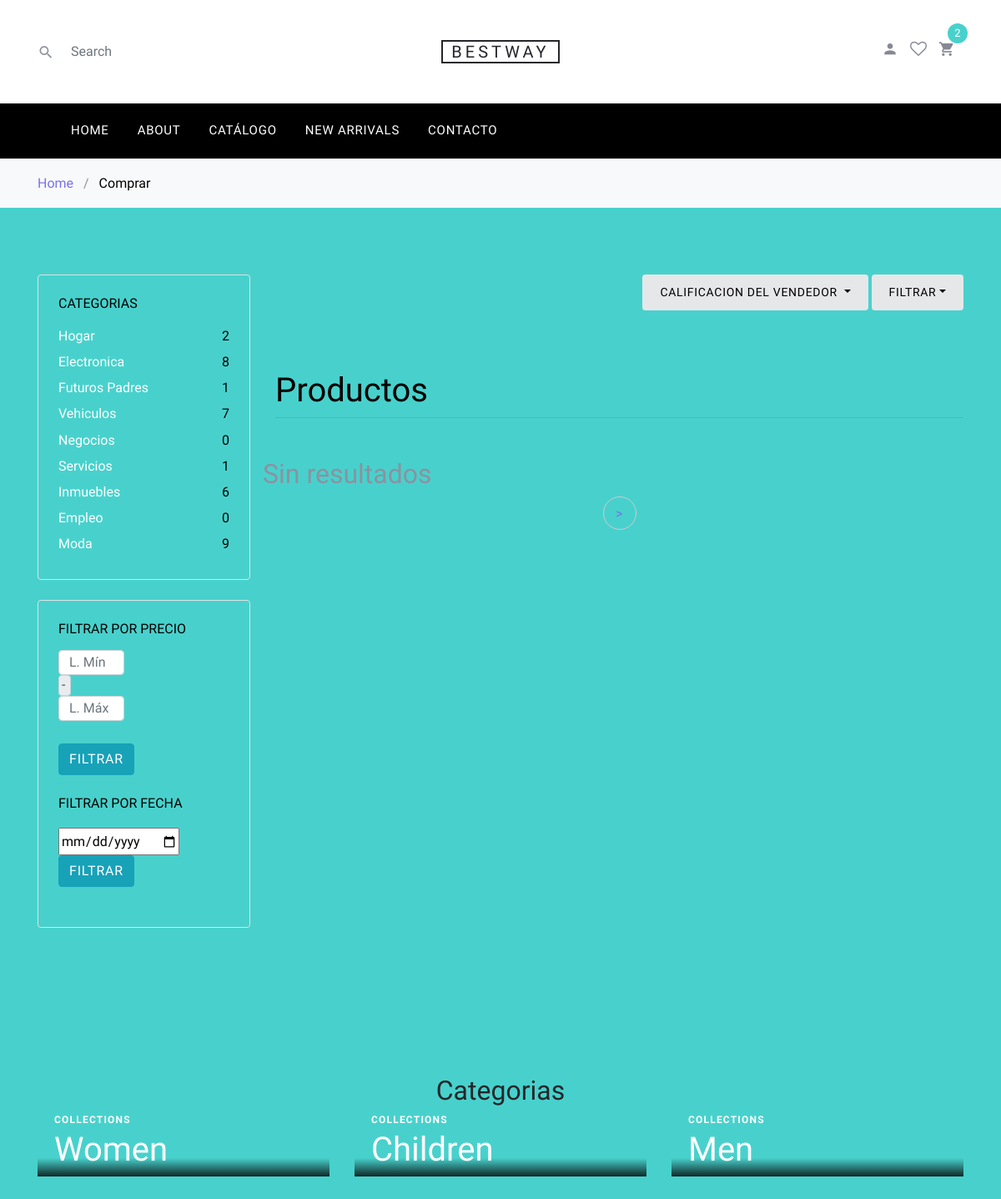
/containers/filtroCategoria.php, run on the app's committed database.
### tables this page shows
CREATE TABLE `categoria` (
  `idCategoria` int NOT NULL AUTO_INCREMENT,
  `Tipocategoria` varchar(45) DEFAULT NULL,
  PRIMARY KEY (`idCategoria`)
);

### containers/filtroCategoria.php (the view, shortened to what this page needs)
<?php
    $categoria =$_GET['texto'];
 ?>
<!DOCTYPE html>
<html lang="en">
  <head>
    <link rel="stylesheet" href="../fonts/icomoon/style.css">
    <link rel="stylesheet" href="../css/bootstrap1.min.css">
    <link rel="stylesheet" href="../css/magnific-popup.css">
    <link rel="stylesheet" href="../css/jquery-ui.css">
    <link rel="stylesheet" href="../css/owl.carousel.min.css">
    <link rel="stylesheet" href="../css/owl.theme.default.min.css">
    <link rel="stylesheet" href="../css/aos.css">
    <link rel="stylesheet" href="../css/style3.css">
  </head>
  <body style="Background-color:  mediumturquoise">
  <div class="site-wrap">
    <?php include("../layout/header.php"); ?>
    <div class="site-section">
      <div class="container">
        <div class="row mb-5">
          <div class="col-md-9 order-2">
          <div class="row">
              <div class="col-md-12 mb-5">
                <div class="d-flex">
                  <div class="dropdown mr-1 ml-md-auto">
                  <button type="button" class="btn btn-secondary btn-sm dropdown-toggle" id="dropdownMenuOffset" data-toggle="dropdown" aria-haspopup="true" aria-expanded="false">
                     Calificacion del Vendedor
                    </button>
                  </div>
                  <div class="btn-group">
                    <button type="button" class="btn btn-secondary btn-sm dropdown-toggle" id="dropdownMenuReference" data-toggle="dropdown">Filtrar</button>
                  </div>
                </div>
              </div>
            </div>
            <h1 class="font-weight-light text-center text-lg-left mt-4 mb-0" style="color:black">Productos</h1>
        <hr class="mt-2 mb-5">
        <div class="row text-center text-lg-left">
    <?php
                   $conexion=mysqli_connect("localhost","Yoselyn","Yoselyn123","proyecto");
                   $limite=6;
                     $totalQuery=$conexion->query("SELECT count(*) FROM producto inner join categoria on  producto.Categoria_idCategoria= categoria.idCategoria where categoria.Tipocategoria='$categoria' ");
                     $productosCategoria=mysqli_fetch_row($totalQuery);
                     $totalBotones=round($productosCategoria[0]/$limite);
                     if(isset($_GET['limite'])){
                      $sql=$conexion->query("SELECT p.imagen_Prod,p.Nombre_Prod,p.Precio, p.idProducto FROM producto p inner join categoria c on c.idCategoria = p.Categoria_idCategoria where c.Tipocategoria='.$categoria.'  order by p.idProducto DESC limit ".$_GET['limite'].",".$limite);
                      $sql1="SELECT p.imagen_Prod,p.Nombre_Prod,p.Precio, p.idProducto FROM producto p inner join categoria c on c.idCategoria = p.Categoria_idCategoria where c.Tipocategoria='$categoria'  order by p.idProducto DESC limit ".$_GET['limite'].",".$limite;
                     }else{
                      $sql=$conexion->query("SELECT p.imagen_Prod,p.Nombre_Prod,p.Precio, p.idProducto FROM producto p inner join categoria c on p.Categoria_idCategoria=c.idCategoria  where c.Tipocategoria='$categoria' order by p.idProducto DESC limit ".$limite);
                     }
                     if( mysqli_num_rows($sql)>0){
                    while ($resultado=mysqli_fetch_array($sql,MYSQLI_ASSOC)){
                    ?>
                     <div class="col-sm-6 col-lg-4 mb-4" data-aos="fade-up">
                    <div class="block-4 text-center border">
                    <a href="#" class="d-block mb-4 h-100">
                    <img class="img-fluid img-thumbnail" src="../imagenes/<?php echo $resultado["imagen_Prod"]; ?>" alt="" style="width:300px;height:250px;">
                    </a>
                    <div class="card-body" style="height:200px"; >
                    <h4  class="card-text" ><?php echo $resultado["Nombre_Prod"]; ?></h4>
                    <h5  class="card-text">
                    <p class="text-primary font-weight-bold">L<?php echo $resultado["Precio"]; ?>.00</p>
                    </h5>
                    <a href="../config/detalles.php?idProducto=<?php echo $resultado["idProducto"]; ?>" class='hidden-sm'>Mas detalles</a>
                     </div>
                    </div>
                    </div>
                  <?php   }  }else{
                      echo '<h2>Sin resultados</h2>'; } ?>
                        </div>
            <div class="row" data-aos="fade-up">
              <div class="col-md-12 text-center">
                <div class="site-block-27">
                  <ul>
                  <?php
                   $conexion=mysqli_connect("localhost","Yoselyn","Yoselyn123","proyecto");
                   $con="SELECT idCategoria,Tipocategoria FROM categoria";
                   $res=mysqli_query($conexion,$con);
                   $catg = mysqli_fetch_array($res,MYSQLI_ASSOC);
                  if(isset($_GET['limite'])){
                    if(isset($_GET['limite'])+6 < $totalBotones*6){
                      echo '<li><a href="../containers/filtroCategoria.php?texto='.$catg['Tipocategoria'].'&limite='.($_GET['limite']+6
                      ).'">&gt;</a></li>';
                    }
                  }else{
                    echo '<li><a href="../containers/filtroCategoria.php?texto='.$catg['Tipocategoria'].'&limite=6">&gt;</a></li>';
                  }
                  ?>
                  </ul>
                </div>
              </div>
            </div>
          </div>
          <div class="col-md-3 order-1 mb-5 mb-md-0">
            <div class="border p-4 rounded mb-4">
              <h3 class="mb-3 h6 text-uppercase text-black d-block"><span>Categorias</span> </h3>
              <ul class="list-unstyled mb-0">
              <?php
                        $conexion=mysqli_connect("localhost","Yoselyn","Yoselyn123","proyecto");
                        $consultaCon="SELECT idCategoria,Tipocategoria FROM categoria";
                        $resultadoCon=mysqli_query($conexion,$consultaCon);
                          while ($valores = mysqli_fetch_array($resultadoCon,MYSQLI_ASSOC)) {
                            ?>
                            <li class="mb-1"><a href="../containers/filtroCategoria.php?texto=<?php echo $valores['Tipocategoria']?>" class="d-flex" style="color:white"><span><?php echo $valores['Tipocategoria'];?></span> <span class="text-black ml-auto">
                            <?php
                             $conexion=mysqli_connect("localhost","Yoselyn","Yoselyn123","proyecto");
                             $consultaCon1="SELECT count(Categoria_idCategoria) FROM producto where Categoria_idCategoria=".$valores['idCategoria'];
                             $resultadoCon1=mysqli_query($conexion,$consultaCon1);
                             $resultados= mysqli_fetch_row($resultadoCon1);
                              echo $resultados[0];
                      }
                      echo  '</a>';
                    ?>
               </li>
              </ul>
            </div>
            <div class="border p-4 rounded mb-4">
              <div class="mb-4">
                <h3 class="mb-3 h6 text-uppercase text-black d-block">Filtrar por Precio</h3>
                <form action="../containers/filtroPrecio.php" method="POST">
                <input type="text"  class="form-control" placeholder="L. Mín" style="height: 30px; width:79px" name="minimo"  id="minimo">
                <span class="input-group-text" style="height: 25px; padding: 3px;width:15px">-</span>
                <input type="text" class="form-control" placeholder="L. Máx" style="height: 30px;width:79px" name="maximo" id="maximo"><br>
                <button class="btn btn-info">Filtrar</button>
                </form>
              </div>
              <div class="mb-4">
                <h3 class="mb-3 h6 text-uppercase text-black d-block">Filtrar por Fecha</h3>
                <label for="s_sm" class="d-flex">
                <form action="../containers/filtroFecha.php" method="post">
                  <input type="date" id="date" name="date" class="mr-2 mt-1">
                </label><br>
                <button class="btn btn-info">Filtrar</button>
              </div>
            </div>
          </div>
        </div>
        <div class="row">
          <div class="col-md-12">
            <div class="site-section site-blocks-2">
                <div class="row justify-content-center text-center mb-5">
                  <div class="col-md-7 site-section-heading pt-4">
                    <h2>Categorias</h2>
                  </div>
                </div>
                <div class="row">
                  <div class="col-sm-6 col-md-6 col-lg-4 mb-4 mb-lg-0" data-aos="fade" data-aos-delay="">
                    <a class="block-2-item" href="#">
                      <figure class="image">
                      </figure>
                      <div class="text">
                        <span class="text-uppercase">Collections</span>
                        <h3>Women</h3>
                      </div>
                    </a>
                  </div>
                  <div class="col-sm-6 col-md-6 col-lg-4 mb-5 mb-lg-0" data-aos="fade" data-aos-delay="100">
                    <a class="block-2-item" href="#">
                      <figure class="image">
                      </figure>
                      <div class="text">
                        <span class="text-uppercase">Collections</span>
                        <h3>Children</h3>
                      </div>
                    </a>
                  </div>
                  <div class="col-sm-6 col-md-6 col-lg-4 mb-5 mb-lg-0" data-aos="fade" data-aos-delay="200">
                    <a class="block-2-item" href="#">
                      <figure class="image">
                      </figure>
                      <div class="text">
                        <span class="text-uppercase">Collections</span>
                        <h3>Men</h3>
                      </div>
                    </a>
                  </div>
                </div>
            </div>
          </div>
        </div>
      </div>
    </div>
  </div>
  </body>
</html>

### css/style3.css (style rules this page uses)
body { line-height: 1.7; color: #8c92a0; font-weight: 300; font-size: 16px; }
a { -webkit-transition: .3s all ease; -o-transition: .3s all ease; transition: .3s all ease; }
.text-black { color: #000; }
.site-wrap:before { -webkit-transition: .3s all ease-in-out; -o-transition: .3s all ease-in-out; transition: .3s all ease-in-out; background: rgba(0, 0, 0, 0.6); content: ""; position: absolute; z-index: 2000; top: 0; left: 0; right: 0; bottom: 0; opacity: 0; visibility: hidden; }
.btn { text-transform: uppercase; position: relative; -webkit-transition: 0.2s all ease-in-out !important; -o-transition: 0.2s all ease-in-out !important; transition: 0.2s all ease-in-out !important; top: 0; letter-spacing: .05em; }
.btn.btn-secondary { background-color: #e6e7e9; border-color: #e6e7e9; color: #000; }
.btn.btn-sm { font-size: 14px !important; padding: 10px 20px !important; }
.form-control { height: 43px; }
.site-section { padding: 2.5em 0; }
@media (min-width: 768px) { .site-section { padding: 5em 0; } }
.site-section-heading { font-size: 30px; color: #25262a; position: relative; }
.site-section-heading:before { content: ""; left: 0%; top: 0; position: absolute; width: 40px; height: 2px; background: mediumturquoise; }
.site-blocks-2 .block-2-item { display: block; position: relative; }
.site-blocks-2 .block-2-item:before { z-index: 1; content: ''; position: absolute; top: 0; right: 0; bottom: 0; left: 0; background: -moz-linear-gradient(top, transparent 0%, transparent 18%, rgba(0, 0, 0, 0.8) 99%, rgba(0, 0, 0, 0.8) 100%); background: -webkit-linear-gradient(top, transparent 0%, transparent 18%, rgba(0, 0, 0, 0.8) 99%, rgba(0, 0, 0, 0.8) 100%); background: -webkit-gradient(linear, left top, left bottom, from(transparent), color-stop(18%, transparent), color-stop(99%, rgba(0, 0, 0, 0.8)), to(rgba(0, 0, 0, 0.8))); background: -o-linear-gradient(top, transparent 0%, transparent 18%, rgba(0, 0, 0, 0.8) 99%, rgba(0, 0, 0, 0.8) 100%); background: linear-gradient(to bottom, transparent 0%, transparent 18%, rgba(0, 0, 0, 0.8) 99%, rgba(0, 0, 0, 0.8) 100%); filter: progid:DXImageTransform.Microsoft.gradient( startColorstr='#00000000', endColorstr='#cc000000',GradientType=0 ); }
.site-blocks-2 .block-2-item .image { position: relative; margin-bottom: 0; overflow: hidden; }
.site-blocks-2 .block-2-item .text { z-index: 2; bottom: 0; padding-left: 20px; position: absolute; width: 100%; }
.site-blocks-2 .block-2-item .text > span, .site-blocks-2 .block-2-item .text h3 { color: #fff; }
.site-blocks-2 .block-2-item .text > span { font-size: 12px; letter-spacing: .1em; font-weight: 900; }
.site-blocks-2 .block-2-item .text h3 { font-size: 40px; }
.site-block-27 ul, .site-block-27 ul li { padding: 0; margin: 0; }
.site-block-27 ul li { display: inline-block; margin-bottom: 4px; }
.site-block-27 ul li a, .site-block-27 ul li span { text-align: center; display: inline-block; width: 40px; height: 40px; line-height: 40px; border-radius: 50%; border: 1px solid #ccc; }

### data on the page
categoria: Tipocategoria "Hogar", resultados "2"
categoria: Tipocategoria "Electronica", resultados "8"
categoria: Tipocategoria "Futuros Padres", resultados "1"
categoria: Tipocategoria "Vehiculos", resultados "7"
categoria: Tipocategoria "Negocios", resultados "0"
categoria: Tipocategoria "Servicios", resultados "1"
categoria: Tipocategoria "Inmuebles", resultados "6"
categoria: Tipocategoria "Empleo", resultados "0"
categoria: Tipocategoria "Moda", resultados "9"
